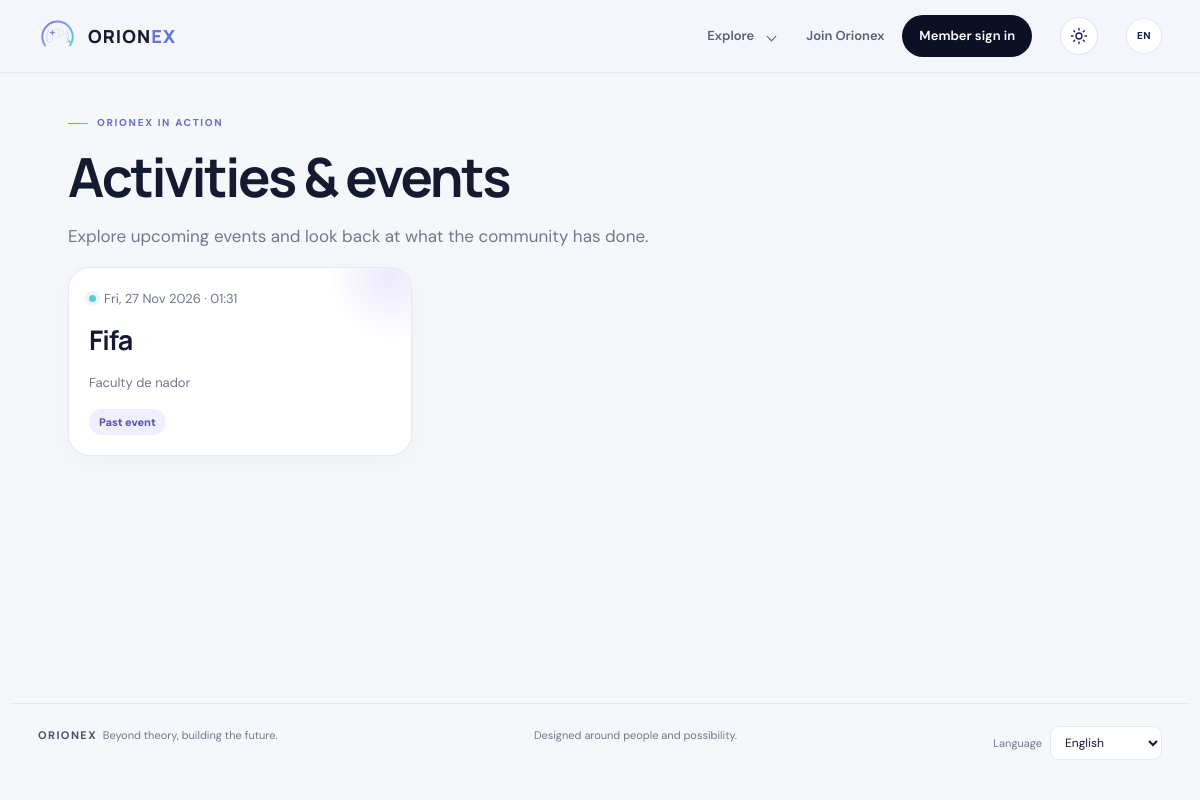
The page /activities/ on the database its author committed.
### core/models.py (models this page shows, shortened)
class Event(models.Model):
    title = models.CharField(max_length=200)
    date = models.DateTimeField()
    place = models.CharField(max_length=200, blank=True)
    registration_open = models.BooleanField(default=False)
    description = models.TextField(blank=True)
    capacity = models.PositiveIntegerField(null=True, blank=True)

### core/views.py (the view)
# urls.py: path('activities/', views.activity_list, name='activity_list'),
def activity_list(request):
    if request.user.is_authenticated and not has_capability(request.user, "can_access_events"):
        raise PermissionDenied
    events = Event.objects.order_by("-date")
    return render(request, "core/activities.html", {"events": Paginator(events, 12).get_page(request.GET.get("page")), "today": timezone.now()})

### core/context_processors.py (called while the page is built)
def member_capabilities(request):
    unread_notifications = Notification.objects.filter(
        recipient=request.user, read_at__isnull=True
    ).count() if request.user.is_authenticated else 0
    unread_messages = Message.objects.filter(recipient=request.user, is_read=False).count() if request.user.is_authenticated else 0
    return {
        "capabilities": {
            capability: has_capability(request.user, capability)
            for capability in CAPABILITIES
        },
        "notification_unread": unread_notifications,
        "unread": unread_messages,
    }

### core/permissions.py (called while the page is built, shortened)
def has_capability(user, capability):
    if not user.is_authenticated:
        return False

### core/templates/core/activities.html (shortened to what this page needs)
{% extends 'core/base.html' %}
{% block body %}
<main class="page">
  <span class="eyebrow">Orionex in action</span><h1>Activities &amp; events</h1><p class="lede">Explore upcoming events and look back at what the community has done.</p>
  <div class="grid">
    {% for event in events %}<a class="card event-card" href="/events/{{ event.id }}/"><div class="event-date">{{ event.date|date:'D, d M Y · H:i' }}</div><h2>{{ event.title }}</h2>{% if event.place %}<p class="meta">{{ event.place }}</p>{% endif %}<p>{{ event.description|truncatewords:24 }}</p>{% if event.date >= today %}{% if event.registration_open %}<span class="badge badge-approved">Registration open</span>{% else %}<span class="badge">Coming up</span>{% endif %}{% else %}<span class="badge">Past event</span>{% endif %}</a>
    {% empty %}<div class="empty">Events and activities will be listed here.</div>{% endfor %}
  </div>
</main>
{% endblock %}

### core/static/core/site.css (style rules this page uses)
:root { color-scheme:light;--night:#0b1026;--nebula:#18204a;--amethyst:#8c78f2;--glacier:#5fc9d8;--pearl:#f6f7fb;--ink:#151a31;--muted:#71778d;--line:#e6e8f0;--white:#fff;--shadow:0 22px 60px rgba(12,18,48,.1);--radius:22px }
* { box-sizing:border-box }
html { scroll-behavior:smooth }
body { margin:0;background:var(--pearl);color:var(--ink);font:15px/1.65 'DM Sans',sans-serif }
a { color:inherit;text-decoration:none }
.page { max-width:1120px;margin:0 auto;padding:50px 28px 86px;min-height:calc(100vh - 170px) }
.eyebrow { display:inline-flex;align-items:center;gap:9px;color:#6673bc;text-transform:uppercase;letter-spacing:.17em;font-size:10px;font-weight:800 }
.eyebrow:before { content:'';width:20px;height:1px;background:linear-gradient(90deg,var(--amethyst),var(--glacier)) }
h1,h2,h3,p { margin-top:0 }
h1,h2,h3 { font-family:Manrope,'DM Sans',sans-serif;line-height:1.2 }
h1 { font-size:clamp(32px,5vw,54px);letter-spacing:-.045em;margin:12px 0 13px }
h2 { font-size:27px;letter-spacing:-.035em;margin:0 0 16px }
.lede { max-width:610px;color:var(--muted);font-size:17px }
.grid { display:grid;grid-template-columns:repeat(3,minmax(0,1fr));gap:16px }
.card { background:white;border:1px solid var(--line);border-radius:var(--radius);padding:23px;box-shadow:0 6px 24px rgba(14,20,49,.035) }
.event-card { position:relative;overflow:hidden }
.event-card:after { content:'';position:absolute;right:-45px;top:-55px;width:130px;height:130px;border-radius:50%;background:radial-gradient(circle,rgba(140,120,242,.16),transparent 68%) }
.event-date,.meta { color:var(--muted);font-size:13px }
.event-date { display:flex;gap:8px;align-items:center;margin-bottom:15px }
.event-date:before { content:'';width:7px;height:7px;border-radius:50%;background:var(--glacier);box-shadow:0 0 0 4px #e8f8fa }
.badge { display:inline-flex;border-radius:999px;padding:4px 10px;background:#f0efff;color:#5951aa;font-size:11px;font-weight:800 }
.page { padding-top:34px;padding-bottom:58px }
.event-card { padding:20px }
:root { scroll-padding-top:88px }
button,.button,a,summary,input,select,textarea { transition:background-color .18s ease,color .18s ease,border-color .18s ease,box-shadow .18s ease,transform .18s ease }
.card { transition:box-shadow .2s ease,border-color .2s ease }
@media (hover:none),(pointer:coarse) { a,button,summary,.button { touch-action:manipulation;-webkit-tap-highlight-color:transparent } }
.card,.event-card { min-width:0;overflow-wrap:anywhere }

### rows shown on the page
Event: date "Fri, 27 Nov 2026 · 01:31", title "Fifa", place "Faculty de nador", shows "Past event"
